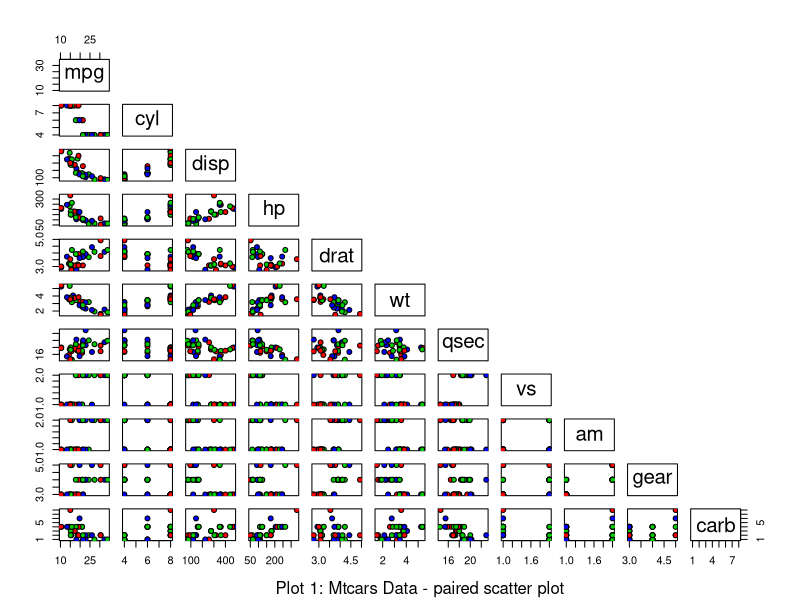
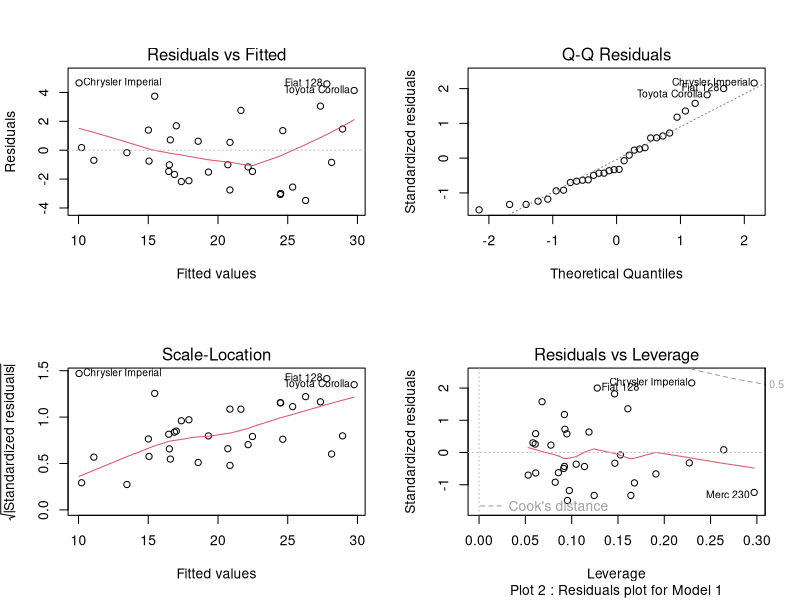

Generate these figures, in order, with R:
## ---- chunk 1

library(plyr)
library(ggplot2)  
library(gridExtra)
library(xtable)
data(mtcars)
mydata<-mtcars
mtcars$vs <- factor(mtcars$vs)      # V-Engine / Straight engine
mtcars$am <- factor(mtcars$am)      #Transmission (0 = automatic, 1 = manual)
levels(mtcars$am) <- c("Auto", "Manual")   # make it simpler to read

## ---- chunk 2
data_aut <- subset(mtcars,mtcars$am=="Auto",select=c(mpg))
data_man <- subset(mtcars,mtcars$am=="Manual",select=c(mpg))
t_result <- t.test(data_aut,data_man)

## ---- chunk 3
lmbase<- lm(mpg ~ am, data=mtcars)
lmfull<-full<- lm(mpg ~ ., data = mtcars)

model_bt <-step(lmfull, scope = list( upper=lmfull, lower=~1 ), direction = "both", trace=FALSE)
model_f <-step(lmbase, scope = list( upper=lmfull, lower=~1 ), direction = "forward", trace=FALSE)
model_b <-step(lmfull, scope = list( upper=lmfull, lower=~1 ), direction = "backward", trace=FALSE)

## ---- chunk 4

myval<-summary(model_b)
mycoeff<- myval$coefficients   # just get the useful data from the summary
mycoeff


## ---- chunk 5

mydata<-mtcars
str(mydata)
## ---- chunk 6
pairs(mtcars,pch = 21, bg = c("red", "green3", "blue"),upper.panel = NULL)

title(sub="Plot 1: Mtcars Data - paired scatter plot") 
## ---- chunk 7
xxx<-summary(model_f) 
xxx$coefficients

## ---- chunk 8
yyy<-summary(model_f) 
yyy$coefficients

## ---- chunk 9
confint(model_b)

## ---- chunk 10
par(mfrow = c(2, 2))
plot(model_b)
title(sub ="Plot 2 : Residuals plot for Model 1") 
